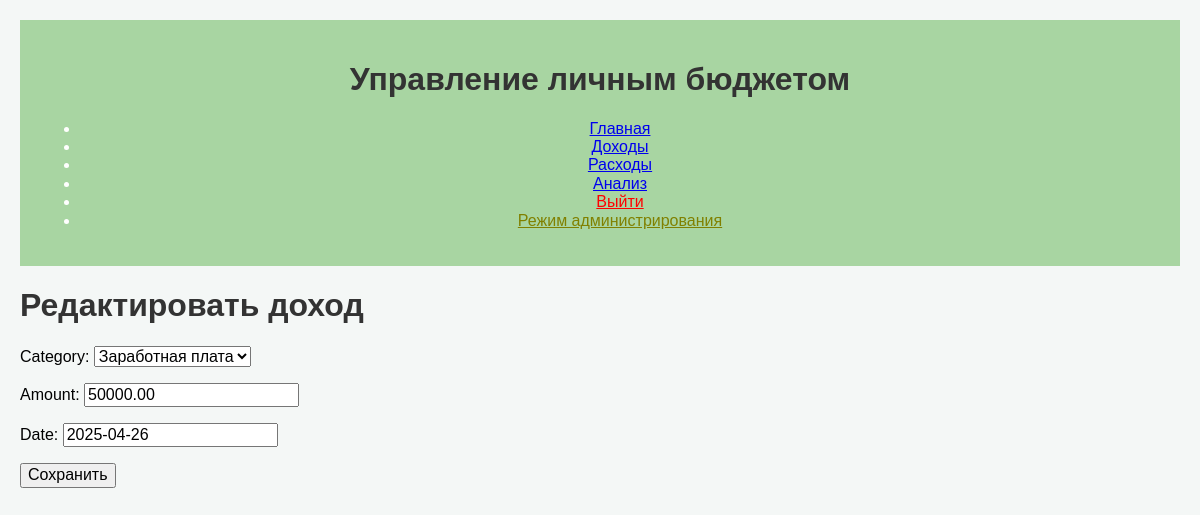
The app's page /income/edit/3/ (signed in) with its own data.
### budget/models.py (models this page shows, shortened)
class Income(models.Model):
    user = models.ForeignKey(User, on_delete=models.CASCADE)
    category = models.ForeignKey(IncomeCategory, on_delete=models.SET_NULL, null=True, blank=True)
    amount = models.DecimalField(max_digits=10, decimal_places=2)
    date = models.DateField()

### budget/views.py (the view)
# urls.py: path('income/edit/<int:pk>/', views.edit_income, name='edit_income'),
@login_required
def edit_income(request, pk):
    income = get_object_or_404(Income, pk=pk, user=request.user)
    if request.method == 'POST':
        form = IncomeForm(request.POST, instance=income)
        if form.is_valid():
            form.save()
            return redirect('income_list')
    else:
        form = IncomeForm(instance=income)
    return render(request, 'budget/add_income.html', {'form': form, 'income': income})

### budget/forms.py
class IncomeForm(forms.ModelForm):
    class Meta:
        model = Income
        fields = ['category', 'amount', 'date']
        category = forms.ModelChoiceField(queryset=IncomeCategory.objects.all(), empty_label="Select a Category")

### budget/models.py (called while the page is built)
    def __str__(self):
        return self.name

### budget/templates/budget/add_income.html (shortened to what this page needs)
{% extends 'budget/base.html' %}
{% block content %}
<h1>
    {% if income %}
    Редактировать доход
    {% else %}
    Добавить доход
    {% endif %}
</h1>
<form method="post">
    {{ form.as_p }}
    <button type="submit">Сохранить</button>
</form>
{% endblock %}

### static/css/style.css (style rules this page uses)
body { font-family: Arial, sans-serif; background-color: #f4f7f6; margin: 0; padding: 0; }
h1, h2, h3 { font-weight: bold; color: #333; }

### budget/templates/budget/base.html (style rules this page uses)
body { font-family: Arial, sans-serif; margin: 20px; }

### records on screen
Income: category "Заработная плата", amount "50000.00", date "2025-04-26"
